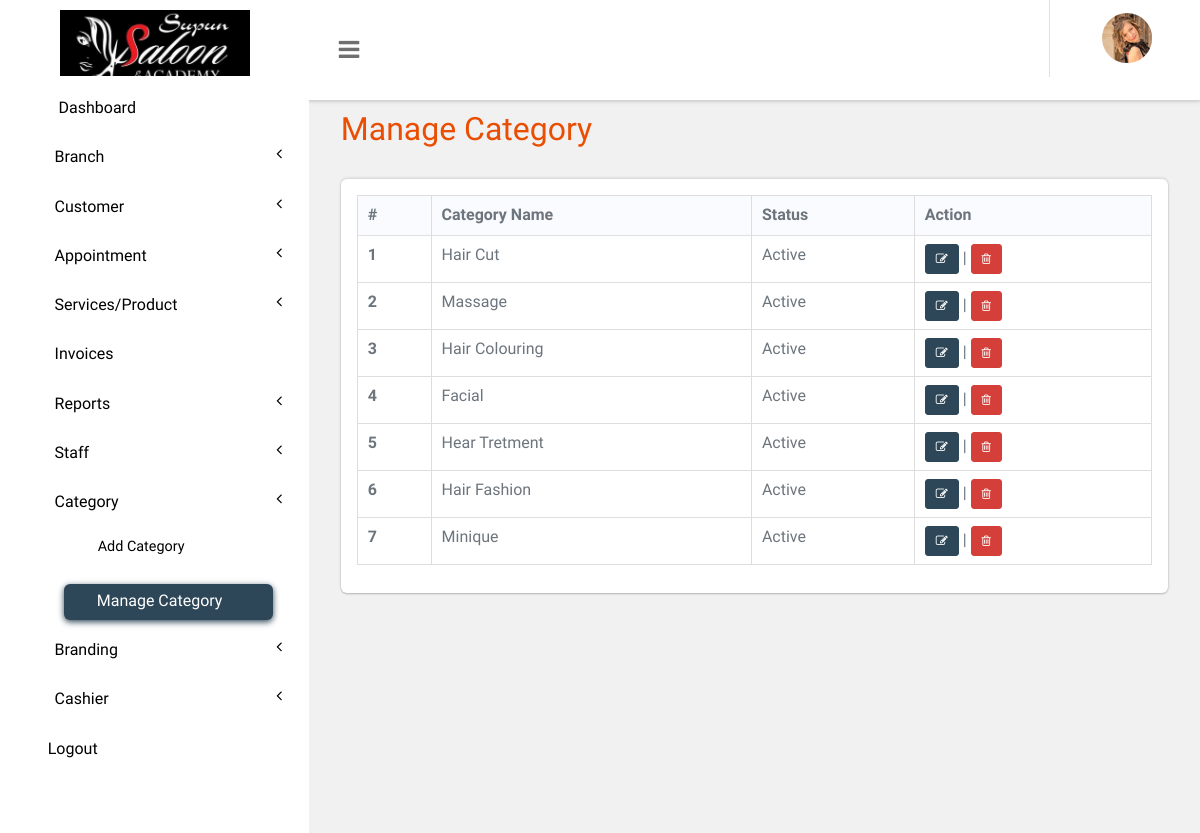
Screenshot of /panel/manage-category.php (signed in) with the database file from the repository.
### tables this page shows
CREATE TABLE `branding` (
  `phone_no` int(10) NOT NULL,
  `logo` varchar(200) NOT NULL,
  `brand_name` varchar(200) NOT NULL,
  `id` int(10) NOT NULL,
  `company_email` varchar(50) NOT NULL,
  `website_name` varchar(50) NOT NULL,
  `address` varchar(50) NOT NULL,
  `favicon` varchar(50) NOT NULL
);

CREATE TABLE `tbl_category` (
  `id` int(11) NOT NULL,
  `name` varchar(200) NOT NULL,
  `status` tinyint(4) NOT NULL
);

### panel/manage-category.php (the view, shortened to what this page needs)
<?php
include('includes/dbconnection.php');
if (strlen($_SESSION['bpmsaid']==0)) {
  header('location:logout.php');
  } else{
  ?>
<!DOCTYPE HTML>
<html>
<head>
<link href="css/bootstrap.css" rel='stylesheet' type='text/css' />
<link href="css/style.css" rel='stylesheet' type='text/css' />
<link href="css/font-awesome.css" rel="stylesheet">
<link href="css/animate.css" rel="stylesheet" type="text/css" media="all">
<link href="css/custom.css" rel="stylesheet">
</head>
<body class="cbp-spmenu-push">
	<div class="main-content">
		 <?php include_once('includes/sidebar.php');?>
		 <?php include_once('includes/header.php');?>
		<div id="page-wrapper">
			<div class="main-page">
				<div class="tables">
					<h3 class="title1">Manage Category</h3>
					<div class="table-responsive bs-example widget-shadow">
						<table id="example" class="table table-bordered" > <thead> <tr> <th>#</th> <th>Category Name</th> <th>Status</th><th>Action</th> </tr> </thead> <tbody>
<?php
$ret=mysqli_query($con,"select * from  tbl_category");
$cnt=1;
while ($row=mysqli_fetch_array($ret)) {
?>
						 <tr> <th scope="row"><?php echo $cnt;?></th> <td><?php  echo $row['name'];?></td> <td><?php if($row['status']==1){echo 'Active'; }elseif($row['status']==2){ echo 'Deactive'; } ?></td></td> <td><a href="edit-category.php?editid=<?php echo $row['id'];?>" class="btn btn-primary btn-sm"><i class="fa fa-edit"></i></a> |
<a href="manage-category.php?action=delete&&id=<?php echo $row['id'];?>" class="btn btn-danger btn-sm"><i class="fa fa-trash-o" aria-hidden="true"></i></a>
						 	</td> </tr>   <?php
$cnt=$cnt+1;
}?></tbody> </table>
					</div>
				</div>
			</div>
		</div>
	</div>
</body>
</html>
<?php }  ?>

### panel/includes/header.php (shortened to what this page needs)
<?php
$branding_query = mysqli_query($con, "select * from branding where id=1");
$branding_row = mysqli_fetch_array($branding_query);
?>
<div class="sticky-header header-section ">
      <div class="header-left">
        <div class="logo">
            <img src="images/<?php echo $branding_row['logo'];?>" width="190px" class="logo-top">
        </div>
        <button id="showLeftPush"><i class="fa fa-bars"></i></button>
      </div>
      <div class="header-right">
        <div class="profile_details_left">
          <ul class="nofitications-dropdown">
            <li class="dropdown head-dpdn">
            </li>
          </ul>
          <div class="clearfix"> </div>
        </div>
        <div class="profile_details">
          <ul>
            <li class="dropdown profile_details_drop">
              <a href="#" class="dropdown-toggle" data-toggle="dropdown" aria-expanded="false">
                <div class="profile_img">
                  <span class="prfil-img"><img src="images/1.png" alt="" width="50" height="50"> </span>
                </div>
              </a>
            </li>
          </ul>
        </div>
      </div>
      <div class="clearfix"> </div>
    </div>

### panel/css/style.css (style rules this page uses)
html,body { overflow-x: hidden; }
body { background: #f8f7fa; font-family:"Public Sans", "Oxygen", "Ubuntu", "Cantarell", "Fira Sans", sans-serif; color: #6c757d; }
h4, h5, h6, h1, h2, h3 { margin: 0; }
ul, ol { margin: 0; }
html, body { font-size: 100%; overflow-x: hidden; background: #fff; }
body a { transition: 0.5s all ease; -webkit-transition: 0.5s all ease; -moz-transition: 0.5s all ease; -o-transition: 0.5s all ease; -ms-transition: 0.5s all ease; text-decoration:none; }
h1,h2,h3,h4,h5,h6 { margin:0; }
ul,label { margin:0; padding:0; }
.main-content { position: relative; }
.sticky-header { position: fixed; top: 0; left:0px; width: 100%; z-index: 100; margin: 0px !important; }
.header-section { background:#FFF; box-shadow: 1px 1px 4px rgba(0, 0, 0, 0.21); -webkit-box-shadow: 1px 1px 4px rgba(0, 0, 0, 0.21); -moz-box-shadow: 1px 1px 4px rgba(0, 0, 0, 0.21); -o-box-shadow: 1px 1px 4px rgba(0, 0, 0, 0.21); }
.header-section::after { clear: both; display: block; content: ''; }
.header-left { float: left; width: 45%; display: flex; }
.header-right { float: right; }
button#showLeftPush { font-size: 1.5em; width: 80px; padding: 0.87em 0; text-align: center; cursor: pointer; float: left; color: #6F6F6F; -moz-transition: all 0.2s ease-out 0s; -webkit-transition: all 0.2s ease-out 0s; transition: all 0.2s ease-out 0s; border: none; background-color: #fff; outline:none; }
.cbp-spmenu-push { overflow-x: hidden; position: relative; }
.cbp-spmenu, .cbp-spmenu-push { -webkit-transition: all 0.3s ease; -moz-transition: all 0.3s ease; transition: all 0.3s ease; }
.cbp-spmenu-push div#page-wrapper { margin: 0 0 0 19.3em; transition:.5s all; -webkit-transition:.5s all; -moz-transition:.5s all; }
.fa { display: inline-block; font-family: FontAwesome; font-style: normal; font-weight: normal; line-height: 1; -webkit-font-smoothing: antialiased; -moz-osx-font-smoothing: grayscale; }
.logo { background: #fff; text-align: center; float: left; width: 309px; }
.profile_details_left { float: left; }
li.dropdown.head-dpdn { display: inline-block; padding: 1.7em 0; border-left: 1px solid #E0E0E0; float: left; }
.profile_details { float: right; }
.profile_details_drop a.dropdown-toggle { display:block; padding: 0.8em 3em 0 2em; }
.profile_img span.prfil-img { float:left; }
.profile_details ul li { list-style-type:none; position:relative; }
.widget-shadow { background-color: #fff; box-shadow: 0 -1px 3px rgba(0,0,0,.12),0 1px 2px rgba(0,0,0,.24); -webkit-box-shadow: 0 -1px 3px rgba(0,0,0,.12),0 1px 2px rgba(0,0,0,.24); -moz-box-shadow: 0 -1px 3px rgba(0,0,0,.12),0 1px 2px rgba(0,0,0,.24); border-radius: 0.375rem; position: relative; z-index: 2; }
h3.title1 { font-size: 2em; color: #e94e02; margin-bottom: 0.8em; }
.table > thead > tr > th, .table > tbody > tr > th, .table > tfoot > tr > th, .table > thead > tr > td, .table > tbody > tr > td, .table > tfoot > tr > td { border-top: none; }
.tables .panel-body ,.tables .bs-example { padding: 1em 1em 0.5em; }
.tables .table > thead > tr > th, .tables .table > tbody > tr > th, .tables .table > tfoot > tr > th, .tables .table > thead > tr > td, .tables .table > tbody > tr > td, .tables .table > tfoot > tr > td { padding: 8px 10px; border-top: 1px solid #E0E0E0; }
.bs-example { margin-top: 2em; }
.btn-danger { background: #d43f3a !important; }
.logo-top { padding-top: 10px; }
thead { background-color: #fafbfe; }
.table-bordered > thead > tr > th, .table-bordered > thead > tr > td { border-bottom-width:0px; }
.btn-primary { background-color: #2e4758; border-color: #2e4758; }

### panel/css/custom.css (style rules this page uses)
#page-wrapper { padding:7em 2em 2.5em; background-color: #F1F1F1; padding-bottom: 240px; }

### rows the page displays
branding: logo (picture)
tbl_category: name "Hair Cut", status "Active"
tbl_category: name "Massage", status "Active"
tbl_category: name "Hair Colouring", status "Active"
tbl_category: name "Facial", status "Active"
tbl_category: name "Hear Tretment", status "Active"
tbl_category: name "Hair Fashion", status "Active"
tbl_category: name "Minique", status "Active"
